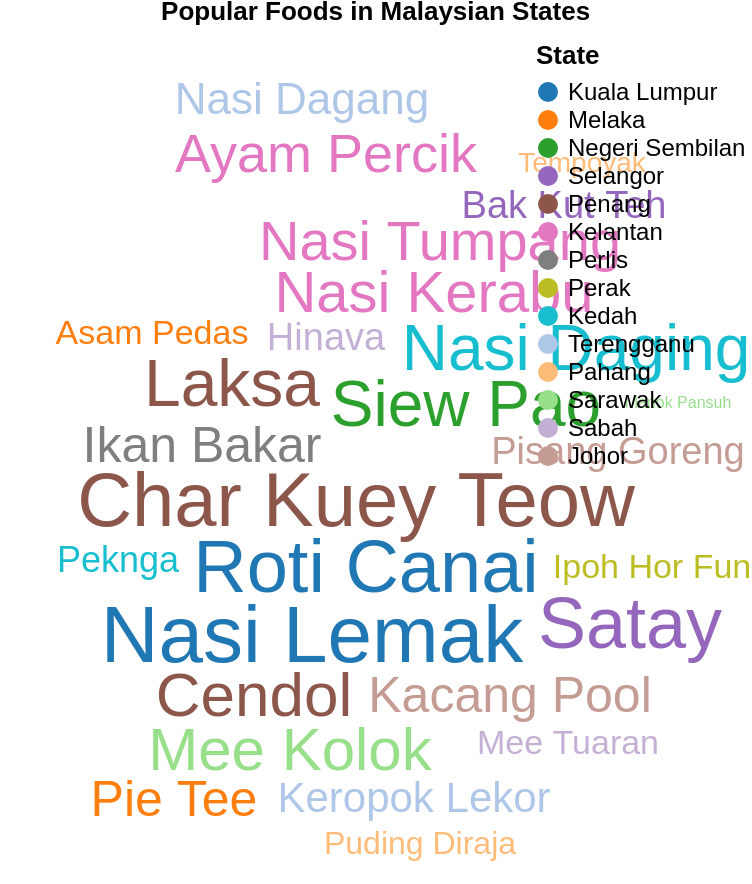

The Vega-Lite source for this figure:
### Vega specification from a JSON file in a GitHub repository (floating-point values rounded to 4 significant figures)
{"$schema": "https://vega.github.io/schema/vega/v5.json", "title": {"text": "Popular Foods in Malaysian States", "anchor": "middle", "dy": -5}, "width": 250, "height": 420, "padding": 0, "signals": [{"name": "selectedState", "value": "All States", "bind": {"input": "select", "name": "Choose a state: ", "options": ["All States", "Kuala Lumpur", "Penang", "Kelantan", "Perlis", "Perak", "Kedah", "Terengganu", "Pahang", "Sarawak", "Sabah", "Johor", "Melaka", "Negeri Sembilan", "Selangor"]}}], "data": [{"name": "raw", "values": [{"food": "Nasi Lemak", "state": "Kuala Lumpur", "popularity": 95}, {"food": "Roti Canai", "state": "Kuala Lumpur", "popularity": 88}, {"food": "Asam Pedas", "state": "Melaka", "popularity": 45}, {"food": "Siew Pao", "state": "Negeri Sembilan", "popularity": 77}, {"food": "Satay", "state": "Selangor", "popularity": 85}, {"food": "Laksa", "state": "Penang", "popularity": 80}, {"food": "Cendol", "state": "Penang", "popularity": 75}, {"food": "Char Kuey Teow", "state": "Penang", "popularity": 90}, {"food": "Nasi Kerabu", "state": "Kelantan", "popularity": 70}, {"food": "Nasi Tumpang", "state": "Kelantan", "popularity": 68}, {"food": "Ayam Percik", "state": "Kelantan", "popularity": 65}, {"food": "Ikan Bakar", "state": "Perlis", "popularity": 60}, {"food": "Ipoh Hor Fun", "state": "Perak", "popularity": 45}, {"food": "Nasi Daging", "state": "Kedah", "popularity": 77}, {"food": "Peknga", "state": "Kedah", "popularity": 48}, {"food": "Nasi Dagang", "state": "Terengganu", "popularity": 55}, {"food": "Keropok Lekor", "state": "Terengganu", "popularity": 53}, {"food": "Tempoyak", "state": "Pahang", "popularity": 40}, {"food": "Puding Diraja", "state": "Pahang", "popularity": 43}, {"food": "Mee Kolok", "state": "Sarawak", "popularity": 73}, {"food": "Manok Pansuh", "state": "Sarawak", "popularity": 30}, {"food": "Hinava", "state": "Sabah", "popularity": 50}, {"food": "Mee Tuaran", "state": "Sabah", "popularity": 45}, {"food": "Kacang Pool", "state": "Johor", "popularity": 61}, {"food": "Pisang Goreng", "state": "Johor", "popularity": 49}, {"food": "Pie Tee", "state": "Melaka", "popularity": 62}, {"food": "Bak Kut Teh", "state": "Selangor", "popularity": 50}]}, {"name": "allStatesLayout", "source": "raw", "transform": [{"type": "wordcloud", "size": [400, 420], "text": {"field": "food"}, "font": "sans-serif", "fontSize": {"field": "popularity"}, "fontSizeRange": [8, 40], "rotate": 0, "padding": 2}]}], "scales": [{"name": "stateColor", "type": "ordinal", "domain": {"data": "raw", "field": "state"}, "range": ["#1f77b4", "#ff7f0e", "#2ca02c", "#9467bd", "#8c564b", "#e377c2", "#7f7f7f", "#bcbd22", "#17becf", "#aec7e8", "#ffbb78", "#98df8a", "#c5b0d5", "#c49c94"]}], "legends": [{"fill": "stateColor", "title": "State", "orient": "right", "labelFontSize": 12, "titleFontSize": 13}], "marks": [{"type": "text", "from": {"data": "allStatesLayout"}, "encode": {"enter": {"text": {"field": "food"}, "align": {"value": "center"}, "baseline": {"value": "alphabetic"}, "font": {"value": "sans-serif"}, "fontSize": {"field": "fontSize"}, "x": {"field": "x"}, "y": {"field": "y"}, "angle": {"field": "angle"}, "fill": {"scale": "stateColor", "field": "state"}}, "update": {"opacity": [{"test": "selectedState == 'All States' || datum.state == selectedState", "value": 1}, {"value": 0.1}]}, "hover": {"opacity": {"value": 0.8}}}}]}
